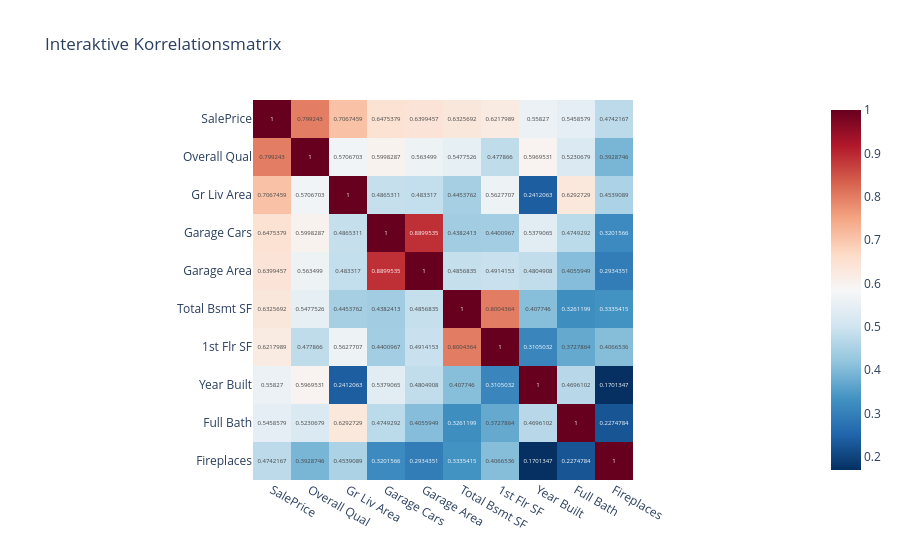

Notebook source saved alongside this figure:
### Code cell
# Interaktive Korrelationsmatrix
fig = px.imshow(
    correlation_matrix,
    text_auto=True,
    color_continuous_scale='RdBu_r',
    title='Interaktive Korrelationsmatrix'
)

fig.show()

### Figure 1 — Plotly figure (JSON) as saved in the notebook; plotly's stock layout.template omitted (floating-point values rounded to 4 significant figures)
{"data": [{"coloraxis": "coloraxis", "hovertemplate": "x: %{x}<br>y: %{y}<br>color: %{z}<extra></extra>", "name": "0", "texttemplate": "%{z}", "type": "heatmap", "x": ["SalePrice", "Overall Qual", "Gr Liv Area", "Garage Cars", "Garage Area", "Total Bsmt SF", "1st Flr SF", "Year Built", "Full Bath", "Fireplaces"], "xaxis": "x", "y": ["SalePrice", "Overall Qual", "Gr Liv Area", "Garage Cars", "Garage Area", "Total Bsmt SF", "1st Flr SF", "Year Built", "Full Bath", "Fireplaces"], "yaxis": "y", "z": [[1.0, 0.7992, 0.7067, 0.6475, 0.6399, 0.6326, 0.6218, 0.5583, 0.5459, 0.4742], [0.7992, 1.0, 0.5707, 0.5998, 0.5635, 0.5478, 0.4779, 0.597, 0.5231, 0.3929], [0.7067, 0.5707, 1.0, 0.4865, 0.4833, 0.4454, 0.5628, 0.2412, 0.6293, 0.4539], [0.6475, 0.5998, 0.4865, 1.0, 0.89, 0.4382, 0.4401, 0.5379, 0.4749, 0.3202], [0.6399, 0.5635, 0.4833, 0.89, 1.0, 0.4857, 0.4914, 0.4805, 0.4056, 0.2934], [0.6326, 0.5478, 0.4454, 0.4382, 0.4857, 1.0, 0.8004, 0.4077, 0.3261, 0.3335], [0.6218, 0.4779, 0.5628, 0.4401, 0.4914, 0.8004, 1.0, 0.3105, 0.3728, 0.4067], [0.5583, 0.597, 0.2412, 0.5379, 0.4805, 0.4077, 0.3105, 1.0, 0.4696, 0.1701], [0.5459, 0.5231, 0.6293, 0.4749, 0.4056, 0.3261, 0.3728, 0.4696, 1.0, 0.2275], [0.4742, 0.3929, 0.4539, 0.3202, 0.2934, 0.3335, 0.4067, 0.1701, 0.2275, 1.0]]}], "layout": {"coloraxis": {"colorscale": [[0, "rgb(5,48,97)"], [0.1, "rgb(33,102,172)"], [0.2, "rgb(67,147,195)"], [0.3, "rgb(146,197,222)"], [0.4, "rgb(209,229,240)"], [0.5, "rgb(247,247,247)"], [0.6, "rgb(253,219,199)"], [0.7, "rgb(244,165,130)"], [0.8, "rgb(214,96,77)"], [0.9, "rgb(178,24,43)"], [1, "rgb(103,0,31)"]]}, "title": {"text": "Interaktive Korrelationsmatrix"}, "xaxis": {"anchor": "y", "constrain": "domain", "domain": [0, 1], "scaleanchor": "y"}, "yaxis": {"anchor": "x", "autorange": "reversed", "constrain": "domain", "domain": [0, 1]}}}
